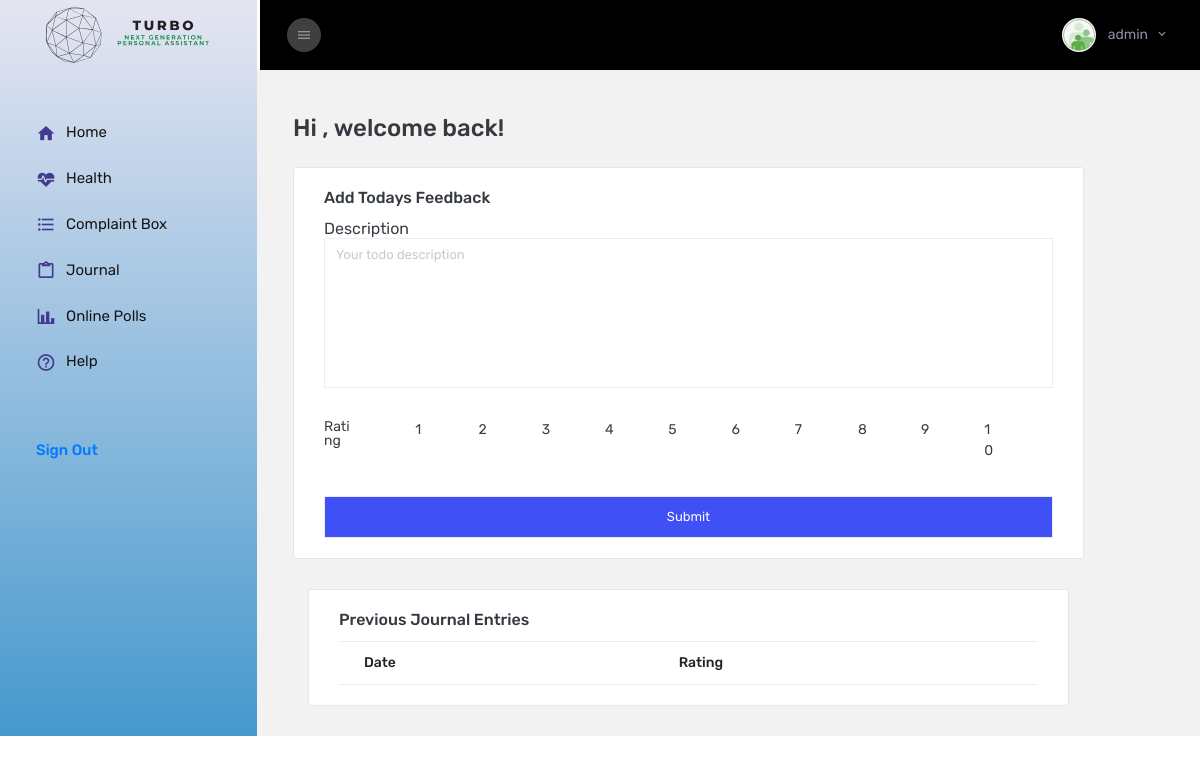
Page /journal/ (signed in) on the earlier database version.
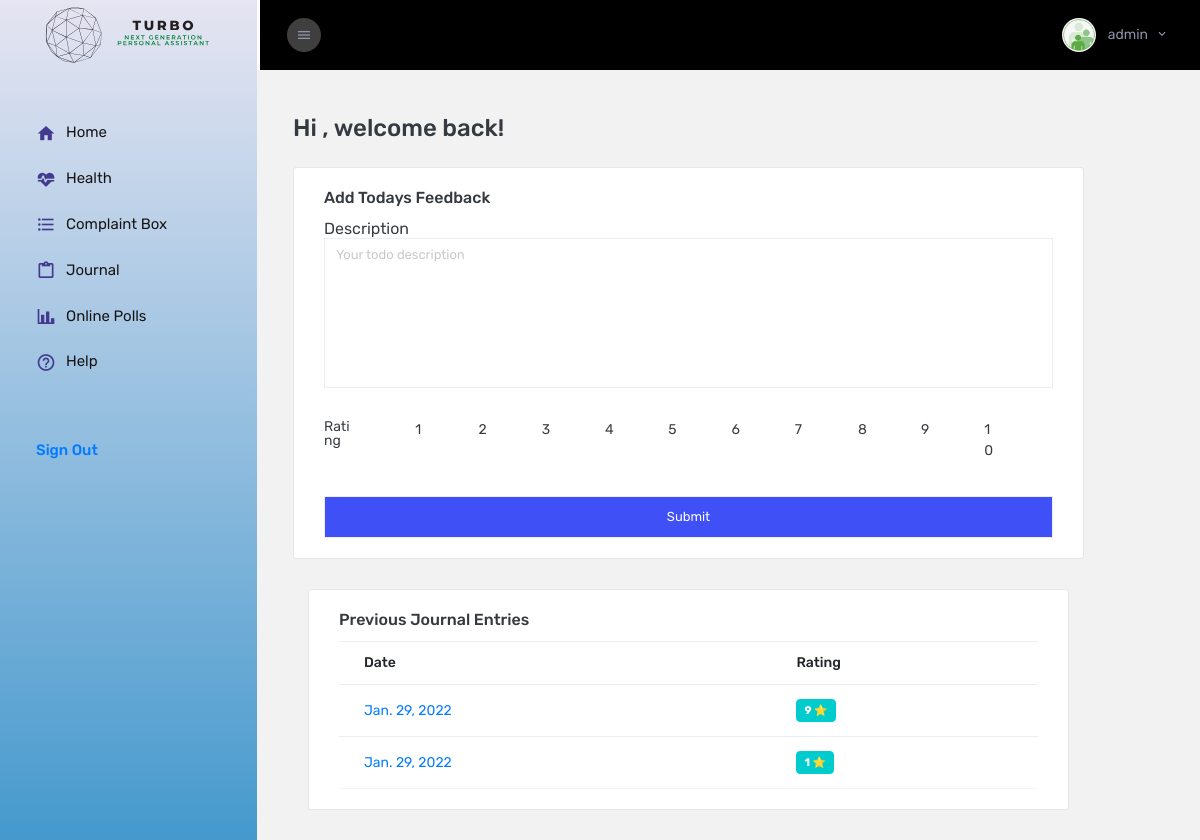
Same page on the later database version.
### app/models.py (models this page shows)
class JournalPage(models.Model):
    user = models.ForeignKey(User, on_delete=models.CASCADE)
    date = models.DateField(auto_now_add=True)
    day_rating = models.IntegerField(default=0)
    day_description = models.TextField()

### app/views.py (the view, shortened to what this page needs)
# urls.py: path('journal/', views.journal, name='journal'),
def journal(request):
    if request.method == "GET":
        journal_objects = JournalPage.objects.filter(user=request.user).order_by('date')
        return render(request, "app/journal_list.html", {"journals": journal_objects})
    else:
        raise Http404('No such request')

### app/templates/app/journal_list.html (shortened to what the changed rows need)
{% extends "app/base.html" %}
{% block content%}
    <div class="col-xl-12 grid-margin stretch-card">
      <div class="card">
        <div class="card-body">
          <div class="table-responsive">
            <table class="table">
              <thead>
                <tr>
                  <th>Date</th>
                  <th>Rating</th>
                </tr>
              </thead>
              <tbody>
                {% for journal in journals %}
                <tr>
                  <td><a href="{% url 'detailed_journal' journal.id %}">{{ journal.date }}</a></td>
                  <td><label class="badge badge-success">{{ journal.day_rating }} ⭐</label></td>
                </tr>
                {% endfor %}
              </tbody>
            </table>
          </div>
        </div>
        </div>
        </div>
        </div>
{% endblock content %}

Differences in the rows shown:
added JournalPage: date "Jan. 29, 2022", day_rating "9"
added JournalPage: date "Jan. 29, 2022", day_rating "1"
